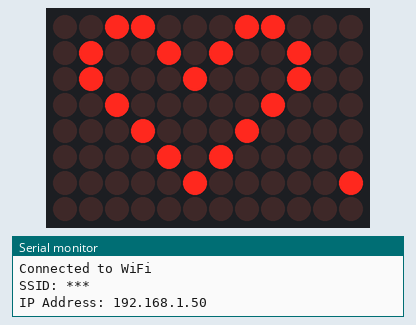
Simulated run of this sketch. Board: Arduino Uno R4 WiFi. On the bench: 12×8 LED matrix, the last lines printed to the serial monitor. WiFi joins after 1.5 s; servers stay silent unless stated.

Above: at 11.6 s.
At 14.1 s:
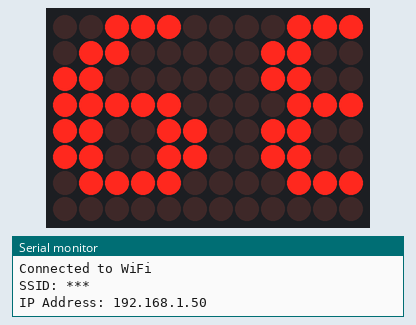
At 16.7 s:
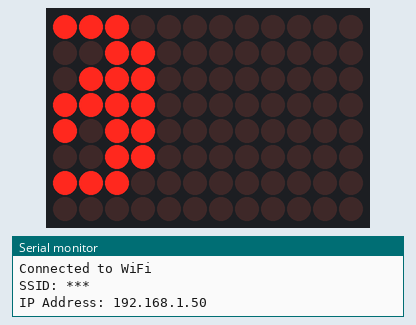
At 22.2 s:
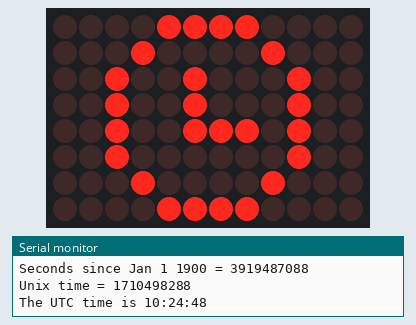
At 32.19 s:
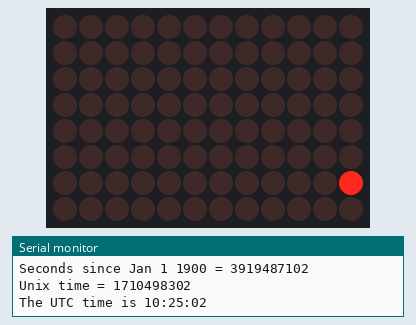
At 39.79 s:
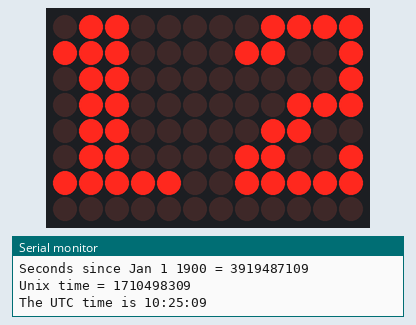

Measured:
- what the display in image 3 shows lasts 3.0 s, from 22.1 s to 25.1 s

The sketch:

WiFiUdpNtpClient_LED.ino
```cpp
/*
 Udp NTP Client

 Get the time from a Network Time Protocol (NTP) time server
 Demonstrates use of UDP sendPacket and ReceivePacket
 For more on NTP time servers and the messages needed to communicate with them,
 see http://en.wikipedia.org/wiki/Network_Time_Protocol

 created 4 Sep 2010
 by Michael Margolis
 modified 9 Apr 2012
 by Tom Igoe
 modified May, 4th 2023
 by Daniele Aimo

 This code is in the public domain.

 */
#include "font8x8_basic.h"


byte frame[8][12] = {
  { 0, 0, 1, 1, 0, 0, 0, 1, 1, 0, 0, 0 },
  { 0, 1, 0, 0, 1, 0, 1, 0, 0, 1, 0, 0 },
  { 0, 1, 0, 0, 0, 1, 0, 0, 0, 1, 0, 0 },
  { 0, 0, 1, 0, 0, 0, 0, 0, 1, 0, 0, 0 },
  { 0, 0, 0, 1, 0, 0, 0, 1, 0, 0, 0, 0 },
  { 0, 0, 0, 0, 1, 0, 1, 0, 0, 0, 0, 0 },
  { 0, 0, 0, 0, 0, 1, 0, 0, 0, 0, 0, 0 },
  { 0, 0, 0, 0, 0, 0, 0, 0, 0, 0, 0, 0 }
};

uint32_t animation[3] = {

		0xf010824,
		0x42442742,
		0x41080f0

};

#include "Arduino_LED_Matrix.h"

ArduinoLEDMatrix matrix;


#include <WiFiS3.h>

int status = WL_IDLE_STATUS;
#include "arduino_secrets.h"
///////please enter your sensitive data in the Secret tab/arduino_secrets.h
char ssid[] = SECRET_SSID;        // your network SSID (name)
char pass[] = SECRET_PASS;    // your network password (use for WPA, or use as key for WEP)
int keyIndex = 0;            // your network key index number (needed only for WEP)

unsigned int localPort = 2390;      // local port to listen for UDP packets

IPAddress timeServer(162, 159, 200, 123); // pool.ntp.org NTP server

const int NTP_PACKET_SIZE = 48; // NTP timestamp is in the first 48 bytes of the message

byte packetBuffer[NTP_PACKET_SIZE]; //buffer to hold incoming and outgoing packets

// A UDP instance to let us send and receive packets over UDP
WiFiUDP Udp;

void setup() {

  matrix.begin();
  //matrix.renderBitmap(frame, 8, 12);
  matrix.loadFrame(animation);
  // Open serial communications and wait for port to open:
  Serial.begin(9600);
  while (!Serial) {
    ; // wait for serial port to connect. Needed for native USB port only
  }

  // check for the WiFi module:
  if (WiFi.status() == WL_NO_MODULE) {
    Serial.println("Communication with WiFi module failed!");
    // don't continue
    while (true);
  }

  String fv = WiFi.firmwareVersion();
  if (fv < WIFI_FIRMWARE_LATEST_VERSION) {
    Serial.println("Please upgrade the firmware");
  }

  // attempt to connect to WiFi network:
  while (status != WL_CONNECTED) {
    Serial.print("Attempting to connect to SSID: ");
    Serial.println(ssid);
    // Connect to WPA/WPA2 network. Change this line if using open or WEP network:
    status = WiFi.begin(ssid, pass);

    // wait 10 seconds for connection:
    delay(10000);
  }

  Serial.println("Connected to WiFi");
  printWifiStatus();

  Serial.println("\nStarting connection to server...");
  Udp.begin(localPort);
}

void loop() {
  sendNTPpacket(timeServer); // send an NTP packet to a time server
  // wait to see if a reply is available
  delay(1000);
  if (Udp.parsePacket()) {
    Serial.println("packet received");
    // We've received a packet, read the data from it
    Udp.read(packetBuffer, NTP_PACKET_SIZE); // read the packet into the buffer

    //the timestamp starts at byte 40 of the received packet and is four bytes,
    // or two words, long. First, extract the two words:

    unsigned long highWord = word(packetBuffer[40], packetBuffer[41]);
    unsigned long lowWord = word(packetBuffer[42], packetBuffer[43]);
    // combine the four bytes (two words) into a long integer
    // this is NTP time (seconds since Jan 1 1900):
    unsigned long secsSince1900 = highWord << 16 | lowWord;
    Serial.print("Seconds since Jan 1 1900 = ");
    Serial.println(secsSince1900);

    // now convert NTP time into everyday time:
    Serial.print("Unix time = ");
    // Unix time starts on Jan 1 1970. In seconds, that's 2208988800:
    const unsigned long seventyYears = 2208988800UL;
    // subtract seventy years:
    unsigned long epoch = secsSince1900 - seventyYears;
    // print Unix time:
    Serial.println(epoch);


    // print the hour, minute and second:
    Serial.print("The UTC time is ");       // UTC is the time at Greenwich Meridian (GMT)
    Serial.print((epoch  % 86400L) / 3600); // print the hour (86400 equals secs per day)
    String text="";
    text.concat((2 + (epoch  % 86400L) / 3600) % 24);
    text.concat(":");


    Serial.print(':');
    if (((epoch % 3600) / 60) < 10) {
      // In the first 10 minutes of each hour, we'll want a leading '0'
      Serial.print('0');
      text.concat(0);
    }
    Serial.print((epoch  % 3600) / 60); // print the minute (3600 equals secs per minute)
    text.concat((epoch  % 3600) / 60);
    Serial.print(':');
    text.concat(":");
    if ((epoch % 60) < 10) {
      // In the first 10 seconds of each minute, we'll want a leading '0'
      Serial.print('0');
      text.concat(0);
    }
    Serial.println(epoch % 60); // print the second
    text.concat(epoch % 60);
    text.concat("  ");
    print_msg(text);
  }
  // wait ten seconds before asking for the time again
  matrix.loadFrame(animation);
  delay(2000);
}

// send an NTP request to the time server at the given address
unsigned long sendNTPpacket(IPAddress& address) {
  //Serial.println("1");
  // set all bytes in the buffer to 0
  memset(packetBuffer, 0, NTP_PACKET_SIZE);
  // Initialize values needed to form NTP request
  // (see URL above for details on the packets)
  //Serial.println("2");
  packetBuffer[0] = 0b11100011;   // LI, Version, Mode
  packetBuffer[1] = 0;     // Stratum, or type of clock
  packetBuffer[2] = 6;     // Polling Interval
  packetBuffer[3] = 0xEC;  // Peer Clock Precision
  // 8 bytes of zero for Root Delay & Root Dispersion
  packetBuffer[12]  = 49;
  packetBuffer[13]  = 0x4E;
  packetBuffer[14]  = 49;
  packetBuffer[15]  = 52;

  //Serial.println("3");

  // all NTP fields have been given values, now
  // you can send a packet requesting a timestamp:
  Udp.beginPacket(address, 123); //NTP requests are to port 123
  //Serial.println("4");
  Udp.write(packetBuffer, NTP_PACKET_SIZE);
  //Serial.println("5");
  Udp.endPacket();
  //Serial.println("6");
}


void printWifiStatus() {
  // print the SSID of the network you're attached to:
  Serial.print("SSID: ");
  Serial.println(WiFi.SSID());

  // print your board's IP address:
  IPAddress ip = WiFi.localIP();
  Serial.print("IP Address: ");
  Serial.println(ip);
  print_msg(ip.toString()+"  ");

  // print the received signal strength:
  long rssi = WiFi.RSSI();
  Serial.print("signal strength (RSSI):");
  Serial.print(rssi);
  Serial.println(" dBm");
}


void left_scroll() {
  for(int col=0; col<11; col++)
    for(int row=0; row<8; row++)
      frame[row][col]=frame[row][col+1];

}

void print_msg(String text) {
  for(int i=0; i<text.length(); i++)
    for(int row=0; row<8; row++) {
      for(int col=0; col<8; col++)
        frame[col][11]=(font8x8_basic[text[i]][col]>>row) & 1; // I need to rotate colums as font is given as rows instead of columns
      matrix.renderBitmap(frame, 8, 12);
      left_scroll();
      delay(50);
    }
}
```

arduino_secrets.h
```cpp
#define SECRET_SSID "***"
#define SECRET_PASS "***"
```

Source omitted: font8x8_basic.h (data table, 9596 bytes)
